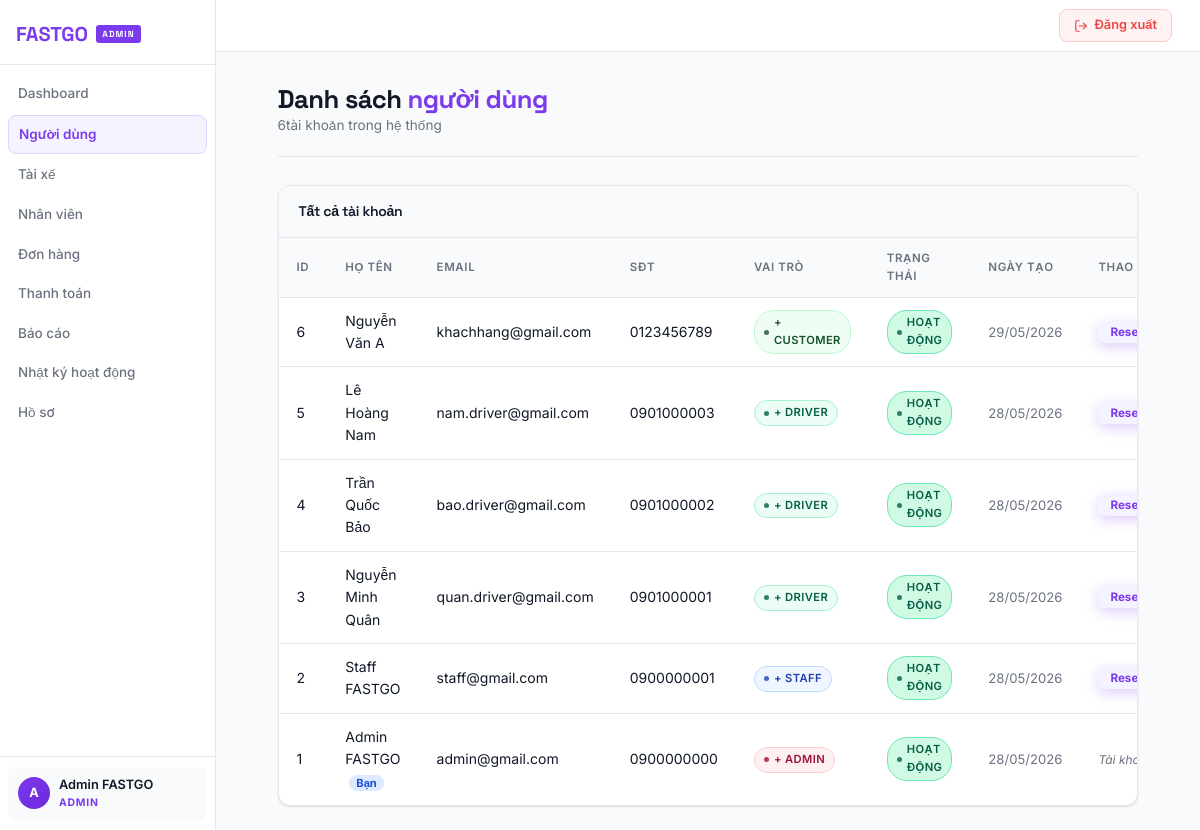
The page /admin/users.php (signed in) on the database its author committed.
### tables this page shows
CREATE TABLE `users` (
  `id` int(11) NOT NULL,
  `fullname` varchar(255) NOT NULL,
  `email` varchar(255) NOT NULL,
  `phone` varchar(20) DEFAULT NULL,
  `password` varchar(255) NOT NULL,
  `role` enum('admin','staff','driver','customer') DEFAULT 'customer',
  `status` enum('active','locked') NOT NULL DEFAULT 'active',
  `cccd` varchar(20) DEFAULT NULL,
  `birthdate` date DEFAULT NULL,
  `education` varchar(100) DEFAULT NULL,
  `vehicle_plate` varchar(20) DEFAULT NULL,
  `address` text DEFAULT NULL,
  `hometown` varchar(255) DEFAULT NULL,
  `ethnicity` varchar(100) DEFAULT NULL,
  `gender` varchar(20) DEFAULT NULL,
  `nationality` varchar(100) DEFAULT NULL,
  `religion` varchar(100) DEFAULT NULL,
  `license_type` varchar(20) DEFAULT NULL,
  `created_at` timestamp NOT NULL DEFAULT current_timestamp()
);

### admin/users.php (the view, shortened to what this page needs)
<?php
require "../includes/db.php";
$current_admin_id = $_SESSION['user']['id'];
$stmt = $conn->query("SELECT * FROM users ORDER BY id DESC");
$users = $stmt->fetchAll(PDO::FETCH_ASSOC);
include "../includes/header-admin.php";
?>
<div class="page-header">
 <div>
 <h2>Danh sách <span>người dùng</span></h2>
 <p style="color:var(--text-muted);font-size:.85rem;margin:0;"><?= count($users) ?>tài khoản trong hệ thống</p>
 </div>
</div>
<div class="table-wrap">
 <div class="table-header">
 <h3>Tất cả tài khoản</h3>
 </div>
 <table>
 <thead>
 <tr>
 <th>ID</th>
 <th>Họ tên</th>
 <th>Email</th>
 <th>SĐT</th>
 <th>Vai trò</th>
 <th>Trạng thái</th>
 <th>Ngày tạo</th>
 <th style="min-width:260px">Thao tác</th>
 </tr>
 </thead>
 <tbody>
 <?php foreach ($users as $user):
 $is_self = ($user['id'] == $current_admin_id);
 $status = $user['status'] ?? 'active';
 $is_locked = ($status === 'locked');
 ?>
 <tr style="<?= $is_locked ? 'opacity:.65;' : '' ?>">
 <td><?= $user['id'] ?></td>
 <td>
 <?= htmlspecialchars($user['fullname']) ?>
 <?php if ($is_self): ?><span style="font-size:.7rem;background:#DBEAFE;color:#1D4ED8;padding:1px 7px;border-radius:20px;margin-left:4px;font-weight:700;">Bạn</span><?php endif; ?>
 </td>
 <td><?= htmlspecialchars($user['email']) ?></td>
 <td><?= htmlspecialchars($user['phone']) ?></td>
 <td>
 <span class="badge badge-<?= $user['role'] === 'admin' ? 'cancelled' : ($user['role'] === 'driver' ? 'delivering' : ($user['role'] === 'staff' ? 'assigned' : 'completed')) ?>">
 + <?= strtoupper($user['role']) ?>
 </span>
 </td>
 <td>
 <span class="badge <?= $is_locked ? 'badge-locked' : 'badge-active' ?>">
 <?= $is_locked ? 'Đã khóa' : 'Hoạt động' ?>
 </span>
 </td>
 <td style="color:var(--text-muted);font-size:.82rem"><?= date('d/m/Y', strtotime($user['created_at'])) ?></td>
 <td>
 <?php if ($is_self): ?>
 <span style="font-size:.75rem;color:var(--text-muted);font-style:italic">Tài khoản hiện tại</span>
 <?php else: ?>
 <div class="user-actions">
 <button class="btn-sm btn-reset"
 onclick="openModal('reset', <?= $user['id'] ?>, '<?= addslashes(htmlspecialchars($user['fullname'])) ?>')">
 Reset MK
 </button>
 </div>
 <?php endif; ?>
 </td>
 </tr>
 <?php endforeach; ?>
 </tbody>
 </table>
</div>
<?php include "../includes/footer.php"; ?>

### includes/header-admin.php (shortened to what this page needs)
<?php
$user     = $_SESSION['user'] ?? null;
$fullname = $user['fullname'] ?? 'Admin';
$initials = mb_strtoupper(mb_substr($fullname, 0, 1));
$current  = basename($_SERVER['PHP_SELF']);
$nav = [
    'dashboard.php' => ['label' => 'Dashboard',      'icon' => 'dashboard'],
    'users.php'     => ['label' => 'Người dùng',     'icon' => 'users'],
    'drivers.php'   => ['label' => 'Tài xế',         'icon' => 'driver'],
    'staff.php'     => ['label' => 'Nhân viên',      'icon' => 'staff'],
    'orders.php'    => ['label' => 'Đơn hàng',       'icon' => 'orders'],
    'payments.php' => ['label' => 'Thanh toán', 'icon' => 'reports'],
    'reports.php'   => ['label' => 'Báo cáo',        'icon' => 'reports'],
    'activity-logs.php' => ['label' => 'Nhật ký hoạt động', 'icon' => 'reports'],
    'profile.php'   => ['label' => 'Hồ sơ',          'icon' => 'profile'],
];
?>
<!DOCTYPE html>
<html lang="vi">
<head>
<link rel="stylesheet" href="/FASTGO/assets/css/style.css">
</head>
<body class="has-sidebar">
<aside class="sidebar">
    <div class="sidebar-brand">
        <a href="/FASTGO/admin/dashboard.php" class="sidebar-logo">
            FASTGO
            <span class="sidebar-panel-badge">Admin</span>
        </a>
    </div>
    <nav class="sidebar-nav">
        <?php foreach ($nav as $file => $item): ?>
        <a href="/FASTGO/admin/<?= $file ?>"
           class="sidebar-link <?= $current === $file ? 'active' : '' ?>">
            <?= $item['label'] ?>
        </a>
        <?php endforeach; ?>
    </nav>
    <div class="sidebar-footer">
        <div class="sidebar-user">
            <div class="sidebar-avatar"><?= $initials ?></div>
            <div class="sidebar-userinfo">
                <div class="sidebar-username"><?= htmlspecialchars($fullname) ?></div>
                <div class="sidebar-role">Admin</div>
            </div>
        </div>
    </div>
</aside>
<div class="sidebar-content">
    <header class="topbar-slim">
        <a href="/FASTGO/auth/logout.php" class="logout-btn">
            <svg width="14" height="14" viewBox="0 0 24 24" fill="none" stroke="currentColor" stroke-width="2" stroke-linecap="round" stroke-linejoin="round"><path d="M9 21H5a2 2 0 0 1-2-2V5a2 2 0 0 1 2-2h4"/><polyline points="16 17 21 12 16 7"/><line x1="21" y1="12" x2="9" y2="12"/></svg>
            Đăng xuất
        </a>
    </header>
    <div class="container">

### includes/footer.php
</div>
</div>
</body>
</html>

### includes/header-admin.php (style rules this page uses)
:root { --role-color:#7C3AED;--role-dark:#5B21B6;--role-mid:#6D28D9;--role-light:#F5F3FF;--role-border:#DDD6FE;--role-glow:rgba(124,58,237,.14);--shadow-brand:0 4px 14px rgba(124,58,237,.25); }

### admin/users.php (style rules this page uses)
.user-actions { display: flex; gap: 6px; flex-wrap: wrap; align-items: center; }
.btn-sm { padding: 4px 12px; border-radius: 6px; font-size: .73rem; font-weight: 700; cursor: pointer; border: none; transition: .15s; white-space: nowrap; }
.btn-reset { background: #F5F3FF; color: #7C3AED; }
.badge-active { background: #D1FAE5; color: #065F46; border: 1px solid #6EE7B7; }

### rows shown on the page
users: fullname "A", fullname "Admin FASTGO", id "1", shows "Bạn", email "admin@gmail.com", phone "0900000000", role "ADMIN", status "HOẠT ĐỘNG", created_at "28/05/2026", shows "Tài…"
users: id "6", fullname "Nguyễn Văn A", email "khachhang@gmail.com", phone "0123456789", role "CUSTOMER", status "HOẠT ĐỘNG", created_at "29/05/2026"
users: id "5", fullname "Lê Hoàng Nam", email "nam.driver@gmail.com", phone "0901000003", role "DRIVER", status "HOẠT ĐỘNG", created_at "28/05/2026"
users: id "4", fullname "Trần Quốc Bảo", email "bao.driver@gmail.com", phone "0901000002", role "DRIVER", status "HOẠT ĐỘNG", created_at "28/05/2026"
users: id "3", fullname "Nguyễn Minh Quân", email "quan.driver@gmail.com", phone "0901000001", role "DRIVER", status "HOẠT ĐỘNG", created_at "28/05/2026"
users: id "2", fullname "Staff FASTGO", email "staff@gmail.com", phone "0900000001", role "STAFF", status "HOẠT ĐỘNG", created_at "28/05/2026"

### other values the page prints
$item['label'] "Dashboard"
$item['label'] "Người dùng"
$item['label'] "Tài xế"
$item['label'] "Nhân viên"
$item['label'] "Đơn hàng"
$item['label'] "Thanh toán"
$item['label'] "Báo cáo"
$item['label'] "Nhật ký hoạt động"
$item['label'] "Hồ sơ"
count($users) "6"
